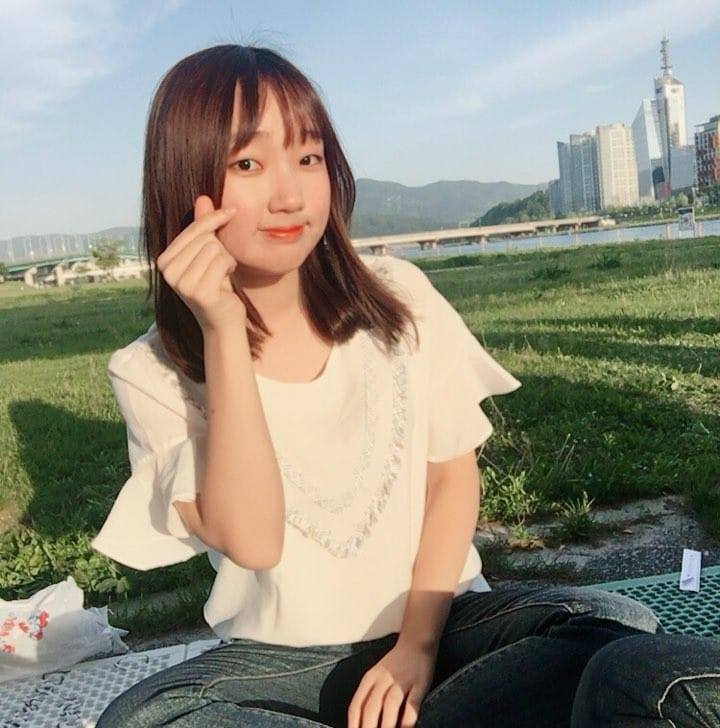
#> input picture E08/images/jungin2.jpeg, 720 x 728 px, found by its file name
$ jupyter execute --allow-errors E08.ipynb
#> lines starting #> are read from the running program, lines starting #| are printed output that depends on the picture
# E08 인물사진을 만들어 보자

[cell 1]
import cv2
import numpy as np
import os
import tarfile
import urllib

from matplotlib import pyplot as plt
import tensorflow as tf

PATH = '/content/drive/MyDrive/Github/AIFFEL/E08'

[cell 2]
img_path = PATH + '/images/jungin2.jpeg'
cat_path = PATH + '/images/cat2.jpeg'
background_img_orig = '/images/스폰지밥.jpeg'
img_orig = cv2.imread(img_path)
#> img_orig is the input picture: shape (728, 720, 3); mean B, G, R 126.1, 140.2, 142.2
cat_orig = cv2.imread(cat_path)
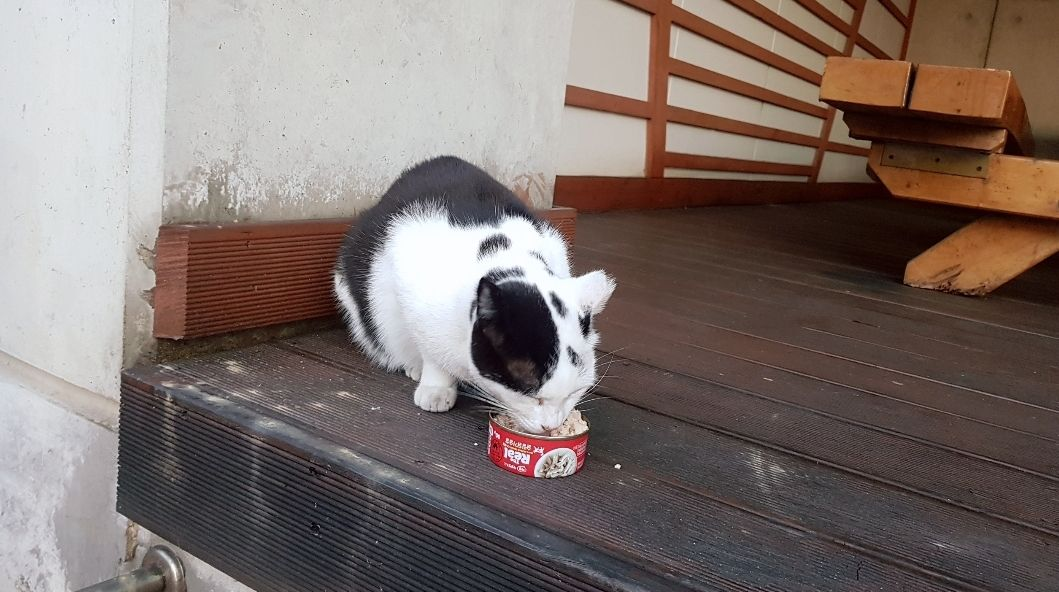
#> input picture E08/images/cat2.jpeg, 1059 x 592 px, found by its file name
#> cat_orig is the input picture: shape (592, 1059, 3); mean B, G, R 108.6, 113.1, 125.8
print (img_orig.shape)
#| (728, 720, 3)
print (cat_orig.shape)
#| (592, 1059, 3)

[cell 3]
class DeepLabModel(object):
    INPUT_TENSOR_NAME = 'ImageTensor:0'
    OUTPUT_TENSOR_NAME = 'SemanticPredictions:0'
    INPUT_SIZE = 513
    FROZEN_GRAPH_NAME = 'frozen_inference_graph'

    # __init__()에서 모델 구조를 직접 구현하는 대신, tar file에서 읽어들인 그래프구조 graph_def를
    # tf.compat.v1.import_graph_def를 통해 불러들여 활용하게 됩니다.
    def __init__(self, tarball_path):
        self.graph = tf.Graph()
        graph_def = None
        tar_file = tarfile.open(tarball_path)
        for tar_info in tar_file.getmembers():
            if self.FROZEN_GRAPH_NAME in os.path.basename(tar_info.name):
                file_handle = tar_file.extractfile(tar_info)
                graph_def = tf.compat.v1.GraphDef.FromString(file_handle.read())
                break
        tar_file.close()

        with self.graph.as_default():
    	    tf.compat.v1.import_graph_def(graph_def, name='')

        self.sess = tf.compat.v1.Session(graph=self.graph)

    # 이미지를 전처리하여 Tensorflow 입력으로 사용 가능한 shape의 Numpy Array로 변환합니다.
    def preprocess(self, img_orig):
        height, width = img_orig.shape[:2]
        resize_ratio = 1.0 * self.INPUT_SIZE / max(width, height)
        target_size = (int(resize_ratio * width), int(resize_ratio * height))
        #모델이 받는 입력 크기가 정해져 있으므로 이에 따라 적절한 크기로 resize
        resized_image = cv2.resize(img_orig, target_size)
        #OpenCV의 디폴트 BGR 채널 순서를 텐서플로우에 맞는 RGB로 수정
        resized_rgb = cv2.cvtColor(resized_image, cv2.COLOR_BGR2RGB)
        img_input = resized_rgb
        return img_input

    #실제로 세그멘테이션하는 함수
    def run(self, image):#전처리된 이미지를 입력값으로 사용
        img_input = self.preprocess(image)

        # Tensorflow V1에서는 model(input) 방식이 아니라 sess.run(feed_dict={input...}) 방식을 활용합니다.
        batch_seg_map = self.sess.run(
            self.OUTPUT_TENSOR_NAME,
            feed_dict={self.INPUT_TENSOR_NAME: [img_input]})

        seg_map = batch_seg_map[0]
        return cv2.cvtColor(img_input, cv2.COLOR_RGB2BGR), seg_map

[cell 4]
# define model and download & load pretrained weight
#구글이 제공하는 deeplabv3_mnv2_pascal_train_aug_2018_01_29 weight을 다운로드하고
#PASCAL VOC 2012라는 대형 데이터셋으로 학습된 v3 버전
#https://github.com/tensorflow/models/blob/master/research/deeplab/g3doc/model_zoo.md
_DOWNLOAD_URL_PREFIX = 'http://download.tensorflow.org/models/'

model_dir = PATH + '/models'
tf.io.gfile.makedirs(model_dir)
#> (this line was passed over: tensorflow is not available in this run)

print ('temp directory:', model_dir)

download_path = os.path.join(model_dir, 'deeplab_model.tar.gz')
if not os.path.exists(download_path):
    urllib.request.urlretrieve(_DOWNLOAD_URL_PREFIX + 'deeplabv3_mnv2_pascal_train_aug_2018_01_29.tar.gz',
                   download_path)
#> (this line was passed over: the network is not available in this run)

# DeepLabModel 을 초기화
#> (the rest of this cell did not finish here and is left out)

## 1. 사람

#> (a cell that did not finish here is left out)

- img_orig 의 크기는 800x450
- img_resized 의 크기는 513x288
- HWC(Height, Width, Channel)
- (물체로 인식된 라벨 중 가장 큰 값)을 뜻하는 seg_map.max() 20

- background를 제외하면 20개의 클래스가 존재
- person : 15

#> (a cell that did not finish here is left out)

#> (a cell that did not finish here is left out)

[cell 8]
img_orig_blur = cv2.blur(img_orig, (13,13)) #(13,13)은 blurring  kernel size를 뜻합니다.
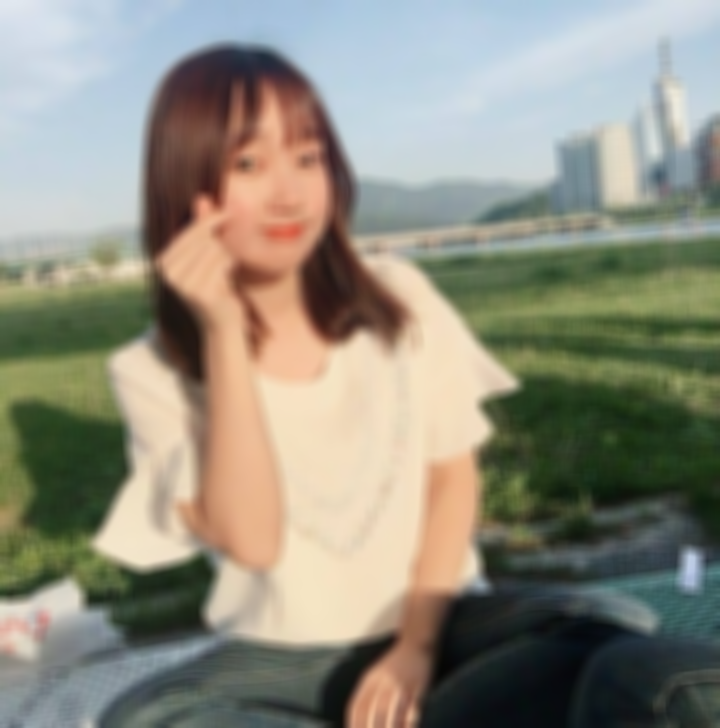
#> img_orig_blur: shape (728, 720, 3); mean B, G, R 126.1, 140.2, 142.2
plt.imshow(cv2.cvtColor(img_orig_blur, cv2.COLOR_BGR2RGB))
plt.show()

#> (a cell that did not finish here is left out)

#> (a cell that did not finish here is left out)

## 2. 고양이

#> (a cell that did not finish here is left out)

#> (a cell that did not finish here is left out)

#> (a cell that did not finish here is left out)

[cell 14]
cat_orig_blur = cv2.blur(cat_orig, (13,13)) #(13,13)은 blurring  kernel size를 뜻합니다.
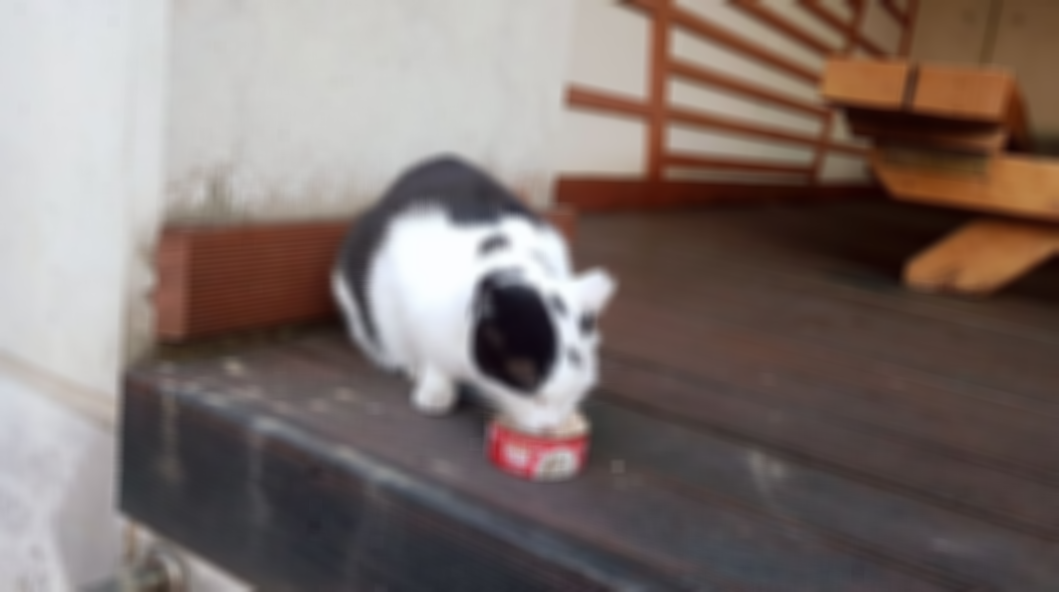
#> cat_orig_blur: shape (592, 1059, 3); mean B, G, R 108.6, 113.1, 125.9
plt.imshow(cv2.cvtColor(cat_orig_blur, cv2.COLOR_BGR2RGB))
plt.show()
